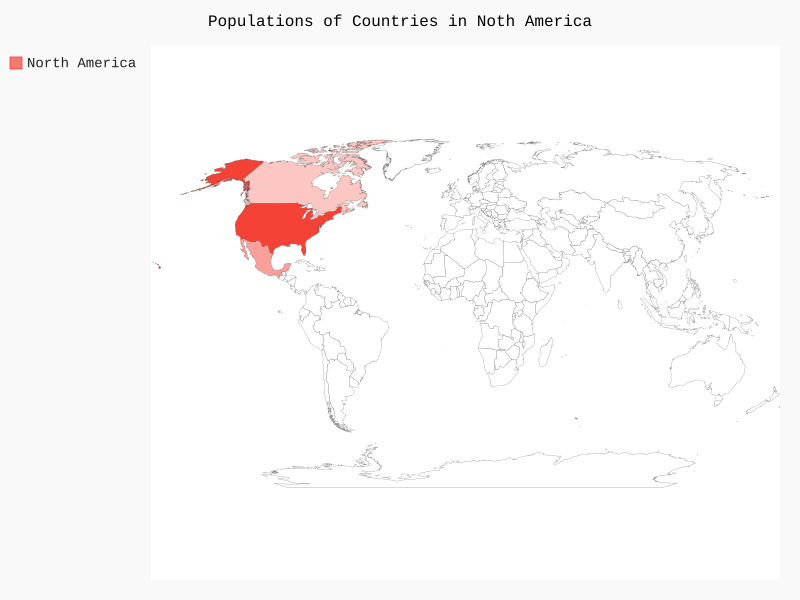

Here is the Python script that generated this plot:
import pygal.maps.world

wm = pygal.maps.world.World()
wm.title = 'Populations of Countries in Noth America'
wm.add('North America', {'ca': 34126000, 'us': 309349000, 'mx':
                                            113423000})

wm.render_to_file('na_populations.svg')
